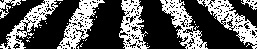
#> input picture poc_detector/images/_row_image_1.jpeg, 257 x 49 px, found by its file name
$ python convex_hull.py   (Python 2 division)   (older library calls are emulated)
#> lines starting #> are read from the running program, lines starting #| are printed output that depends on the picture; after the words box and inside, x2 and y2 are one past the last pixel; in counts of white or black regions, pixels touching at a corner belong together
#> further down, image is the input picture: shape (49, 257, 3); min 0, max 255, mean 87.6
### poc_detector/utils/processing_segmented_image_utils.py
import cv2
import numpy as np

from vector_utils import sort_y_axis
from vector_utils import get_middle_point
from vector_utils import is_valid_boundary_box

# [6 lines left out: function get_countours, not called in this run]

def get_convex_hull_boundary_box(contour):
    polyline = cv2.convexHull(contour, False)
    rect = cv2.minAreaRect(polyline)
    box = cv2.boxPoints(rect)
    box = np.intp(box)
    return box

def compute_aspect_ratio(box):
    dist_1 = np.linalg.norm(box[1] - box[0])
    dist_2 = np.linalg.norm(box[3] - box[2])
    largo_1 = np.linalg.norm(box[2] - box[0])
    largo_2 = np.linalg.norm(box[3] - box[1])
    validate_values_for_aspect_ratio_process(dist_1, largo_1)
    aspect_ratio = dist_1 / largo_1
    return aspect_ratio

def validate_values_for_aspect_ratio_process(width, height):
    if ((width == 0) | (height == 0)):
        raise ValueError('A very specific bad thing happened. Image or Heigth are Zero')

def compute_total_area_sum(contours):
    area_list = []
    for contour in contours:
        box = get_convex_hull_boundary_box(contour)
        area_countour = cv2.contourArea(box)
        area_list.append(float(area_countour))
    return np.sum(area_list)

# [4 lines left out: function normalize_areas, not called in this run]

def is_valid_countour(contour,area_sumatory):
    area_countour = cv2.contourArea(contour) * (1.0 / area_sumatory)
    perimeter = cv2.arcLength(contour,True)
    is_valid = (area_countour > 0.02) & (area_countour < 0.25 ) & (perimeter < 250)
    return is_valid

def is_valid_aspect_ratio(box):
    result = False
    try:
        aspect_ratio = compute_aspect_ratio(box)
        result = (aspect_ratio > 0.2) & (aspect_ratio < 1.0)
    except Exception as e:
        pass
    return result

#TODO: Implement an Naive Bayesian Validator
def estimate_validation_of_countour(contour, area_sumatory, image_height):
    box = get_convex_hull_boundary_box(contour)
    is_valid_bb = is_valid_boundary_box(box,image_height,5 )
    is_aspect_ratio_valid = is_valid_aspect_ratio( box )
    is_countour_in_valid_range = is_valid_countour(contour, area_sumatory)
    is_valid =  is_countour_in_valid_range & is_valid_bb & is_aspect_ratio_valid
    return box, is_valid

def validate_point_in_valid_range(point_value, upper_value, lower_value):
    if(  point_value > upper_value):
            point_value = upper_value
    if ( point_value < lower_value):
        point_value =  lower_value
    return point_value
#Image_height = image.shape[0]
# image_width = image.shape[1]
def reorder_box_boundary(box, image_height, image_width):
    reorder_bb = []
    index  = 0
    for point in box:
        y_value = validate_point_in_valid_range(int(box[index][1]), image_height,0)
        x_value = validate_point_in_valid_range(int(box[index][0]), image_width,0)
        index += 1
        reorder_bb.append((x_value, y_value))
    return reorder_bb

def compute_countours_from_image(image):
    gray = cv2.cvtColor(image, cv2.COLOR_BGR2GRAY)
    blur = cv2.blur(gray, (3, 3))
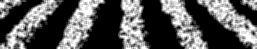
#> blur: shape (49, 257); min 0, max 255, mean 87.6
    ret, thresh = cv2.threshold(blur, 50, 255, cv2.THRESH_BINARY)
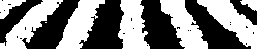
#> thresh: shape (49, 257); 49.9% white; 8 white regions (1 under 20 px)
    _, contours, hierarchy = cv2.findContours(thresh, cv2.RETR_EXTERNAL, cv2.CHAIN_APPROX_SIMPLE)
#> contours = 8 contours, 1 with area under 20; largest, box (x1, y1, x2, y2) and area: (197, 0, 257, 49) 1182, (56, 0, 105, 49) 1103, (160, 0, 208, 49) 1094, (0, 0, 63, 49) 1077, (118, 0, 150, 49) 1044, (0, 0, 26, 19) 210, (240, 0, 257, 11) 92
    return contours, thresh

### poc_detector/utils/vector_utils.py
import numpy as np

def sort_y_axis(vector_points):
    index_first = get_y_small_value(vector_points, 0)
    vector_points = rotate(vector_points, index_first)
    temporal = vector_points[1:]
    index_first = 0
    index_second = get_y_small_value(temporal,0)
    temporal = rotate(temporal, index_second)
    vector_points = vector_points[:1]+ temporal
    vector_points = sort_pair_of_value(vector_points,axis=1)
    vector_points = sort_pair_of_value(vector_points,axis=0)
    return vector_points

def sort_pair_of_value(vector_points, axis=1):
    index = 0
    while index < len(vector_points):
        if vector_points[index][axis] > vector_points[index + 1 ][axis]:
            temporal = vector_points[index]
            vector_points[index] = vector_points[index + 1]
            vector_points[index + 1] = temporal
        index = index + 2
    return vector_points


def rotate(l, n):
    return l[n:] + l[:n]

def get_y_small_value(vector_points, index):
    for index_vector in xrange(len(vector_points)):
        if index != index_vector :
            if vector_points[index][1] > vector_points[index_vector][1]:
                index = index_vector
    return index


def get_middle_point(points):
    delta_x = points[1][0] - points[0][0]
    delta_y = points[1][1] - points[0][1]
    m = delta_y / delta_x
    b = points[0][1]
    middle_x_point = delta_x / 2.0
    midle_y_point = m*(middle_x_point - points[0][0]) + b
    return int(middle_x_point), int(midle_y_point)

def is_valid_boundary_box(points, heigth_value, heigth_threshold):
    dist_1 = np.linalg.norm(np.asarray(points[1], dtype=np.float32) - np.asarray(points[0], dtype=np.float32))
    dist_2 = np.linalg.norm(np.asarray(points[3], dtype=np.float32) - np.asarray(points[2], dtype=np.float32))
    heigth_value_one = np.linalg.norm(np.asarray(points[2], dtype=np.float32) - np.asarray(points[0], dtype=np.float32))
    heigth_value_two = np.linalg.norm(np.asarray(points[3], dtype=np.float32) - np.asarray(points[1], dtype=np.float32))
    is_valid = True
    if( heigth_value_one < (heigth_value - heigth_threshold)):
        is_valid = False
    return is_valid

# [6 lines left out: function line_parameter_from_points, not called in this run]

### poc_detector/utils/convex_hull.py
import cv2
from processing_segmented_image_utils import *

if __name__ == "__main__":
    filename = "/home/operador/Documentos/_row_image_1.jpeg"
    print filename
    image = cv2.imread(filename)
    contours, thresh = compute_countours_from_image(image)
    hull = []
    # calculate points for each contour
    polyline_lenght_list = []
    index = 0

    drawing = np.zeros((thresh.shape[0], thresh.shape[1], 3), np.uint8)
    area_sumatory = compute_total_area_sum(contours)
#> the loop in compute_total_area_sum, `for contour in contours:` made 8 passes
#> (rect in get_convex_hull_boundary_box, box, area_countour) on passes 2 to 8: (((248, 5), (10, 16), -90), [[256, 10], [240, 10], [240, 0], [256, 0]], 160), (((231.7, 18.42), (23.4, 75.9), -47.2), [[251, 52], [195, 1], [211, -15], [267, 35]], 1732), (((183.1, 24.24), (24.98, 64.69), -28.74), [[187, 58], [156, 1], [178, -10], [209, 46]], 1599.5), (((133.5, 24), (48, 31), -90), [[149, 48], [118, 48], [118, 0], [149, 0]], 1488), (((79.79, 23.9), (64.07, 25.5), -64.29), [[77, 58], [54, 47], [82, -10], [105, 0]], 1616.5), (((29.75, 23.04), (75.81, 24.39), -52.55), [[16, 60], [-2, 45], [43, -14], [62, 0]], 1760.5), (((12.5, 9), (18, 25), -90), [[25, 18], [0, 18], [0, 0], [25, 0]], 450)
#> after the loop in compute_total_area_sum, `for contour in contours:`: area_list = [0, 160, 1732, 1599.5, 1488, 1616.5, 1760.5, 450]
#> area_sumatory = 8806.5
    for contour in contours:
        box, is_valid = estimate_validation_of_countour(contour, area_sumatory, image.shape[0])
        if is_valid:
            polyline = cv2.convexHull(contour, False)
            hull.append(polyline)

            points = reorder_box_boundary(box, image.shape[0], image.shape[1])
            points = sort_y_axis(points)
            # [9 lines of commented-out code are left out]
            first_set = [points[0], points[1]]
            second_set =  [points[2], points[3]]

            delta_x_1, _ = get_middle_point(first_set)
            delta_x_2, _ = get_middle_point(second_set)

            point_x_1 = points[0][0] + delta_x_1
            point_y_1 = 0
            point_x_2 = points[2][0] + delta_x_2
            point_y_2 = image.shape[0]


            print "Index: {}".format(index)
            print "Puntos Medios: X_1: {} Y_1 {}".format(point_x_1, point_y_1)
            print "Puntos Medios: X_2: {} Y_2 {}".format(point_x_2, point_y_2)
            print "Modified Middle point: {}".format(get_middle_point(first_set))

            # [4 lines of commented-out code are left out]

            cv2.circle(drawing,(point_x_1 , point_y_1), 2, (255,0,255), -1)
            cv2.circle(drawing,(point_x_2 , point_y_2), 2, (255,255,0), -1)
            # Draw a diagonal blue line with thickness of 5 px
            cv2.line(image,(point_x_1 , point_y_1),(point_x_2 , point_y_2),(0,175,0),2)


                #cv2.circle(drawing,(x3_value , y3_value), 5, (0,122,100), -1)

        index = index + 1
        print"====================================="
#> this loop made 8 passes
#> (box, is_valid, is_valid_bb in estimate_validation_of_countour) on passes 3, 4, 6, 7: ([[251, 52], [195, 1], [211, -15], [267, 35]], True, True), ([[187, 58], [156, 1], [178, -10], [209, 46]], True, True), ([[77, 58], [54, 47], [82, -10], [105, 0]], True, True), ([[16, 60], [-2, 45], [43, -14], [62, 0]], True, True)
#> (box, is_valid, is_valid_bb in estimate_validation_of_countour) on pass 5: ([[149, 48], [118, 48], [118, 0], [149, 0]], True, True)
#> (printed output is left out)
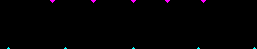
#> drawing: shape (49, 257, 3); mean B, G, R 1.3, 0.4, 0.9
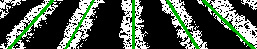
#> image: shape (49, 257, 3); 7.27% of pixels changed, all inside (x1, y1, x2, y2) = (7, 0, 256, 49)
#> after the loop, hull = 5 contours; box (x1, y1, x2, y2) and area: (197, 0, 257, 49) 1344, (0, 0, 63, 49) 1340, (160, 0, 208, 49) 1322, (56, 0, 105, 49) 1303, (118, 0, 150, 49) 1265; index = 8


    for i in range(len(hull)):
        color_contours = (0, 255, 0) # green - color for contours
        color = (0, 0, 255) # blue - color for convex hull
        # draw ith contour
        #cv2.drawContours(drawing, contours, i, color_contours, 1, 8, hierarchy)
        # draw ith convex hull object
        cv2.drawContours(drawing, hull, i, color, 1, 8)
#> this loop made 5 passes
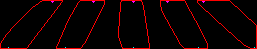
#> drawing: shape (49, 257, 3); 5.7% of pixels changed, all inside (x1, y1, x2, y2) = (0, 0, 257, 49)
    cv2.imshow('original',image)
    cv2.imshow('result',drawing)
    cv2.waitKey(0)
    cv2.destroyAllWindows()

$ run again, with poc_detector/images/_row_image_0.jpeg copied over poc_detector/images/_row_image_1.jpeg
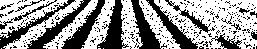
#> input picture poc_detector/images/_row_image_0.jpeg, 257 x 49 px, found by its file name
#> image is the input picture: shape (49, 257, 3); min 0, max 255, mean 148.9
#> thresh: shape (49, 257); 76.3% white; 25 black regions (17 under 20 px)
#> in compute_countours_from_image, `_, contours, hierarchy = cv2.findContours(thresh, cv2.RETR_EXTERNAL, c..`: contours = 7 contours, 1 with area under 20; largest, box (x1, y1, x2, y2) and area: (153, 0, 257, 49) 3802, (0, 0, 85, 49) 2328, (120, 0, 144, 49) 778, (138, 0, 181, 49) 768, (81, 0, 116, 49) 761, (42, 0, 99, 49) 714
#> the loop in compute_total_area_sum, `for contour in contours:` made 7 passes
#> (rect in get_convex_hull_boundary_box, box, area_countour) on passes 2 to 5: (((204.5, 24), (48, 103), -90), [[256, 48], [153, 48], [153, 0], [256, 0]], 4944), (((155.7, 26.35), (19.47, 63.43), -35.17), [[165, 57], [129, 6], [145, -5], [181, 46]], 1212), (((131.5, 24), (48, 23), -90), [[143, 48], [120, 48], [120, 0], [143, 0]], 1104), (((101.8, 25.9), (58.14, 19.23), -63.43), [[97, 56], [80, 47], [106, -4], [123, 4]], 1096.5)
#> after the loop in compute_total_area_sum, `for contour in contours:`: area_list = [0, 4944, 1212, 1104, 1096.5, 1112, 4032]
#> area_sumatory = 13500.5
#> the loop `for contour in contours:` made 7 passes
#> (box, is_valid, is_valid_bb in estimate_validation_of_countour) on passes 3, 5, 6: ([[165, 57], [129, 6], [145, -5], [181, 46]], True, True), ([[97, 56], [80, 47], [106, -4], [123, 4]], True, True), ([[51, 57], [40, 46], [93, -4], [104, 6]], True, True)
#> (printed output is left out)
#> after the loop `for contour in contours:`:
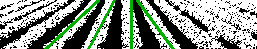
#> image: shape (49, 257, 3); 5.69% of pixels changed, all inside (x1, y1, x2, y2) = (44, 0, 175, 49)
#> after the loop `for contour in contours:`: hull = 4 contours; box (x1, y1, x2, y2) and area: (42, 0, 99, 49) 906, (138, 0, 181, 49) 898, (120, 0, 144, 49) 846, (81, 0, 116, 49) 846; index = 7
#> the loop `for i in range(len(hull)):` made 4 passes
#> after the loop `for i in range(len(hull)):`:
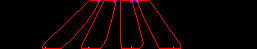
#> drawing: shape (49, 257, 3); mean B, G, R 0.5, 0.1, 10.6

$ run again, with poc_detector/images/_row_image_2.jpeg copied over poc_detector/images/_row_image_1.jpeg
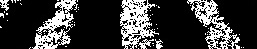
#> input picture poc_detector/images/_row_image_2.jpeg, 257 x 49 px, found by its file name
#> image is the input picture: shape (49, 257, 3); min 0, max 255, mean 58.6
#> thresh: shape (49, 257); 35.7% white; 8 white regions (3 under 20 px)
#> in compute_countours_from_image, `_, contours, hierarchy = cv2.findContours(thresh, cv2.RETR_EXTERNAL, c..`: contours = 8 contours, 4 with area under 20; largest, box (x1, y1, x2, y2) and area: (119, 0, 163, 49) 1514, (29, 0, 80, 49) 1306, (186, 0, 245, 49) 1285, (0, 0, 10, 18) 105
#> the loop in compute_total_area_sum, `for contour in contours:` made 8 passes
#> (rect in get_convex_hull_boundary_box, box, area_countour) on passes 4, 5, 6, 8: (((214.7, 24.13), (32.8, 68.3), -25.51), [[214, 62], [185, 0], [214, -13], [244, 47]], 2212.5), (((140.5, 24), (48, 43), -90), [[162, 48], [119, 48], [119, 0], [162, 0]], 2064), (((55.37, 24.55), (59.88, 37.92), -73.61), [[65, 58], [28, 47], [45, -9], [82, 1]], 2269), (((4.5, 8.5), (17, 9), -90), [[9, 17], [0, 17], [0, 0], [9, 0]], 153)
#> after the loop in compute_total_area_sum, `for contour in contours:`: area_list = [2, 6, 1, 2212.5, 2064, 2269, 16, 153]
#> area_sumatory = 6723.5
#> the loop `for contour in contours:` made 8 passes
#> (box, is_valid, is_valid_bb in estimate_validation_of_countour) on passes 4, 6: ([[214, 62], [185, 0], [214, -13], [244, 47]], True, True), ([[65, 58], [28, 47], [45, -9], [82, 1]], True, True)
#> (printed output is left out)
#> after the loop `for contour in contours:`:
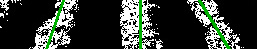
#> image: shape (49, 257, 3); 3.87% of pixels changed, all inside (x1, y1, x2, y2) = (45, 0, 231, 49)
#> after the loop `for contour in contours:`: hull = 3 contours; box (x1, y1, x2, y2) and area: (119, 0, 163, 49) 1848, (29, 0, 80, 49) 1612, (186, 0, 245, 49) 1610; index = 8
#> the loop `for i in range(len(hull)):` made 3 passes
#> after the loop `for i in range(len(hull)):`:
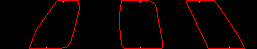
#> drawing: shape (49, 257, 3); mean B, G, R 0.3, 0.1, 9.9
